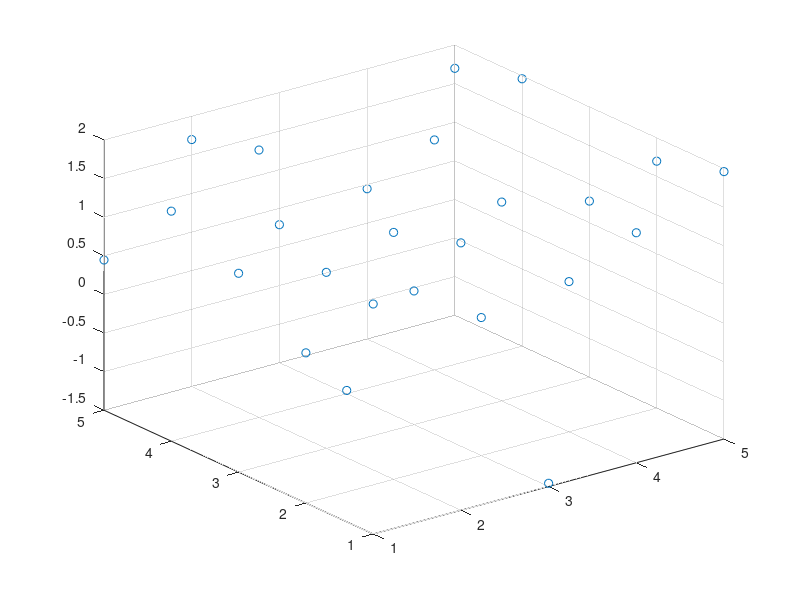

Reproduce this figure in MATLAB. (Note: this script raises an error after producing the figure.)
l=0;                                                        
n=5;                                                        %grid size
p=10;                                                       %No of time steps
dt=pi/50;                                                   %Time increment
t(1)=0;                                                     %Initial time
theta=0.3;                                                  %Constant for ARMA process 
phi=0.5;                                                    %Constant for ARMA process
L(1)=dt;                                                    %Initial lag
q=1;                                                        %Particle charge
m=1;                                                        %Particle mass
particle(1,1)=3;                                                %initial particle x-position
particle(1,2)=3;                                                %initial particle y-position
vx=0;
vy=0;
ax=0;
ay=0;

for a=1:1:n
    for b=1:1:n
           l=l+1;
           A(a,b)=rand;                                     %brownian seed function
           position(l,1)=a;                                 %Storing the x position of the grid 
           position(l,2)=b;                                 %Storing the y position of the grid
    end
end

         a=randn;
         b=randn;
autocorrelation(1)=((1-theta*phi)*(phi-theta))/(1+(theta^2)-2*theta*phi);

% B(1,1)=0
% B(1,2)=A(3,3)

for i=2:1:p
    t(i)=t(i-1)+dt;
    L(i)=i*dt;                                          %Lag
 
    l=0;                                                    %Reset the array position to 0
   for j=1:1:n
       for k=1:1:n
         l=l+1;                                             %Move to next row in the array
         fprintf('%f',t);
         potential=a-theta*b+phi*A(j,k);            %Calculates the potential
         A(j,k)=potential;
         b=a
         a=randn
       end 
   end
   
%    B(i,1)=t(i)
%    B(i,2)=A(3,3)
   
   autocorrelation(i)=phi*autocorrelation(i-1);     %Calculates the autocorrelation
   

   
for l=1:1:n
    A(l,n)=A(l,2);
    A(l,1)=A(l,n-1);
    A(1,l)=A(n-1,l);
    A(n,l)=A(2,l);
    A(n,n)=A(2,2);
    A(1,1)=A(n-1,n-1);
    A(n,1)=A(2,n-1);
    A(1,n)=A(n-1,2);
end
    for l=1:1:n*n
         position(l,3)=A(position(l,1),position(l,2));

   end
         



        scatter3(position(:,1),position(:,2),position(:,3));
        sf=fit([position(:,1), position(:,2)], position(:,3), 'thinplateinterp')    %fits surface to potential
        plot(sf,[position(:,1), position(:,2)], position(:,3));
%        
% if (particlex<=n-1 && particlex>=2)                                           %For particle within the grid
%     if(particley<=n-1 && particley>=2)
%         particlex=particlex;
%         particley=particley;
%         
%     elseif(particley>n-1)
%         particley=particley-(n-2);
%         particlex=particlex;
%      
%     else
%         particley=particley+(n-2);
%         particlex=particlex;
%     end
% 
% 
% elseif (particley<=n-1 && particley>=2) 
%      if(particlex<=n-1 && particlex>=2)
%         particlex=particlex;
%         particley=particley;
%         
%     elseif(particlex>n-1)
%         particlex=particlex-(n-2);
%         particley=particley;
%      
%     else(particlex<2)
%         particlex=particlex+(n-2);
%         particley=particley;
%      end
% elseif(particlex>(n-1))
%     if (particley>(n-1))
%         particlex=particlex-(n-2);
%         particley=particley-(n-2);
%     
%     elseif (particley<2)
%         particlex=particlex-(n-2);
%         particley=particley+(n-2);
%         
%     end
% elseif (particlex<2)
%     if (particley>(n-1))
%         particlex=particlex+(n-2);
%         particley=particley-(n-2);
%     
%     elseif (particley<2)
%         particlex=particlex+(n-2);
%         particley=particley+(n-2);
%         
%     end
% end
% particlex
% particley
% %     [gx, gy] = differentiate(sf, [particlex,particley])                   %Electric field calculated as derivative of potential at particle position
%      ex=2
%      ey=0
%      ekx=0.5*m*vx^2
%      eky=0.5*m*vy^2
%      dx=0.5*ax*(dt)^2
%      dy=0.5*ay*(dt)^2
%      
%      if(dx==0)
%         fx = q*(ex+                                                                      %Force at particle position in x direction
%      else
%         fx = q*ex+ekx/dx
%      end
%      if(dy==0)
%         fy = q*ey
%      else
%         fy = q*ey+eky/dy                                                %Force at particle position in y direction
%      end
%         
%      ax = fx/m;                                                              %Acceleration of particle in x direction
%      ay = fy/m;                                                              %Acceleration of particle in y direction 
%      vx=vx+ax*dt;                                                           %Velocity in x direction
%      vy=vy+ay*dt;                                                            %Velocity in y direction
%      particlex = particlex+0.5*ax*(dt)^2;                                    %Particle position along the x axis
%      particley = particley+0.5*ay*(dt)^2;                                     %Particle position along the y axis
%      particle(i,1)=particlex;
%      particle(i,2)=particley;
% 
end
% %     plot(B(:,1),B(:,2), '-')
% plot3(particle(:,1),particle(:,2),t, '-')
% xlabel('x','FontSize', 10)
% ylabel('y', 'FontSize', 10)
% zlabel('Time', 'FontSize', 10)
%    
f=fit(L(:), autocorrelation(:), 'exp1');
plot(L,autocorrelation, '-b')                             
hold on
plot(f)
xlabel('Lag','FontSize', 10)
ylabel('Autocorrelation','FontSize',10)
grid on
b=coeffvalues(f);
CorrT=(-1)/b(2) 
